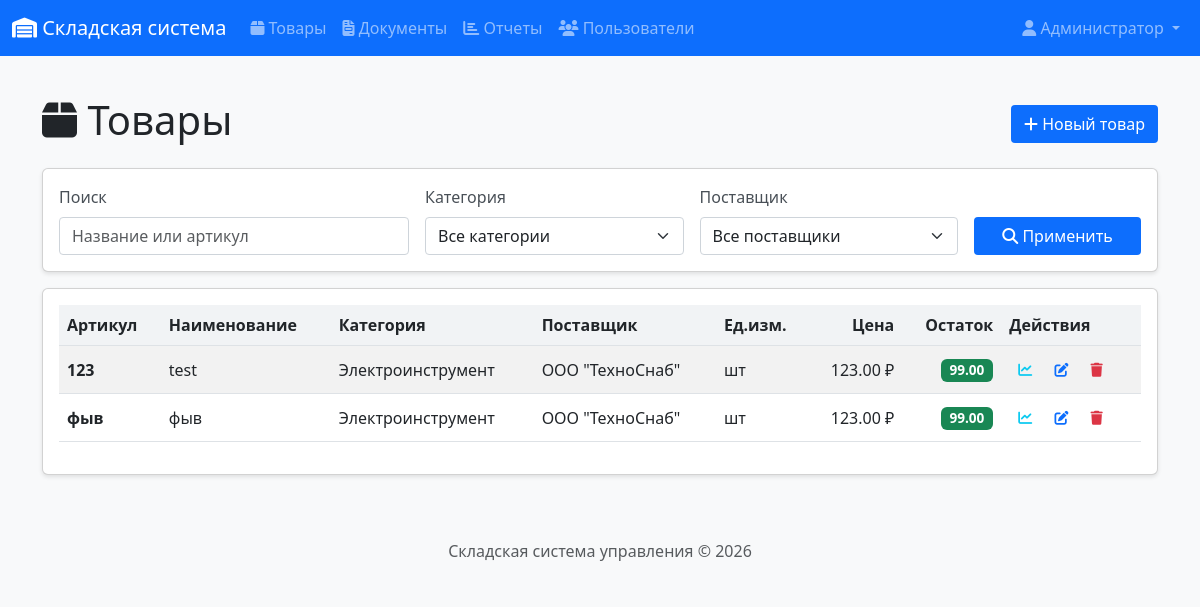
/products/ (signed in), run on an earlier commit of the app's database.
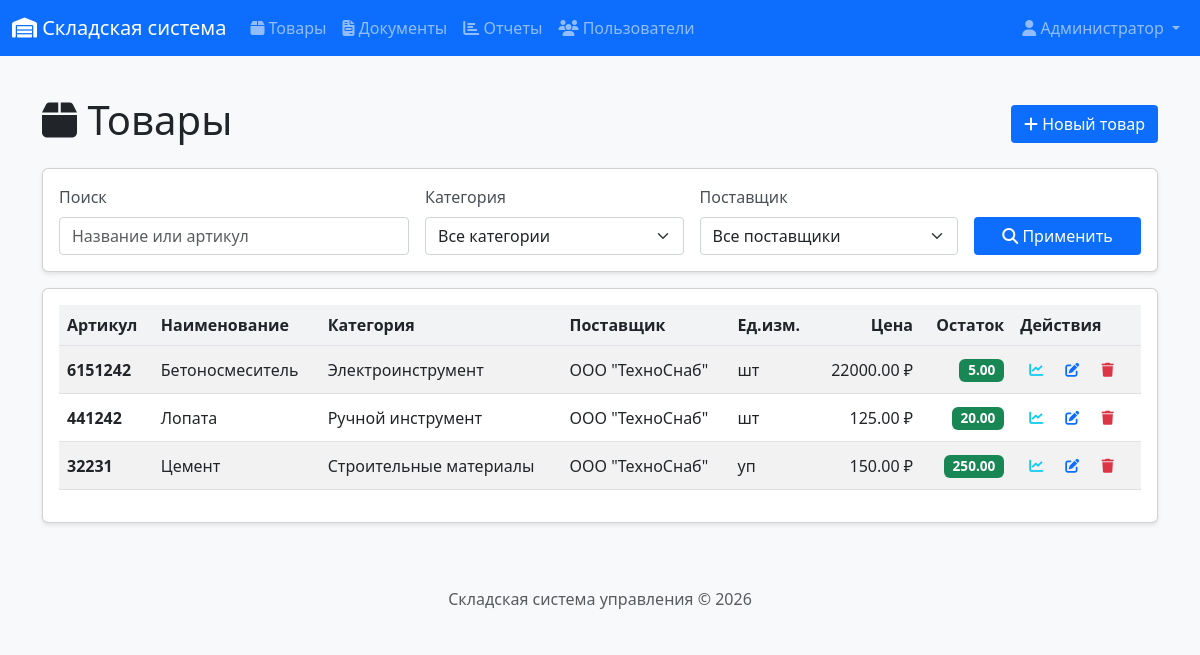
And on a later commit of the database.
### app/models.py (models this page shows, shortened)
class Product(db.Model):
    __tablename__ = 'products'
    id = db.Column(db.Integer, primary_key=True)
    article = db.Column(db.String(50), unique=True, nullable=False)
    name = db.Column(db.String(200), nullable=False)
    unit = db.Column(db.String(20), nullable=False, default='шт')  # шт, кг, м
    price = db.Column(db.Numeric(10, 2), nullable=False, default=0)
    category_id = db.Column(db.Integer, db.ForeignKey('categories.id'))
    supplier_id = db.Column(db.Integer, db.ForeignKey('suppliers.id'))
    created_at = db.Column(db.DateTime, default=datetime.utcnow)
    updated_at = db.Column(db.DateTime, default=datetime.utcnow, onupdate=datetime.utcnow)
    balances = db.relationship('StockBalance', backref='product', lazy='dynamic')
    document_items = db.relationship('DocumentItem', backref='product', lazy='dynamic')

class Category(db.Model):
    __tablename__ = 'categories'
    id = db.Column(db.Integer, primary_key=True)
    name = db.Column(db.String(50), nullable=False, unique=True)
    description = db.Column(db.String(200))
    products = db.relationship('Product', backref='category', lazy='dynamic')

class Supplier(db.Model):
    __tablename__ = 'suppliers'
    id = db.Column(db.Integer, primary_key=True)
    name = db.Column(db.String(100), nullable=False)
    inn = db.Column(db.String(12), unique=True)
    contact_person = db.Column(db.String(100))
    phone = db.Column(db.String(20))
    email = db.Column(db.String(120))
    address = db.Column(db.String(200))
    created_at = db.Column(db.DateTime, default=datetime.utcnow)
    products = db.relationship('Product', backref='supplier', lazy='dynamic')
    documents = db.relationship('Document', backref='supplier', lazy='dynamic')

### app/routes/products.py (the view)
@bp.route('/')
@login_required
def product_list():
    page = request.args.get('page', 1, type=int)
    per_page = 20
    category_id = request.args.get('category_id', type=int)
    supplier_id = request.args.get('supplier_id', type=int)
    search = request.args.get('search', '')
    query = Product.query
    if category_id:
        query = query.filter_by(category_id=category_id)
    if supplier_id:
        query = query.filter_by(supplier_id=supplier_id)
    if search:
        query = query.filter(
            (Product.name.ilike(f'%{search}%')) |
            (Product.article.ilike(f'%{search}%'))
        )
    products = query.order_by(Product.name).paginate(
        page=page, per_page=per_page, error_out=False
    )
    categories = Category.query.all()
    suppliers = Supplier.query.all()
    return render_template('products/list.html',
                          title='Товары',
                          products=products,
                          categories=categories,
                          suppliers=suppliers,
                          selected_category=category_id,
                          selected_supplier=supplier_id,
                          search=search)

### app/__init__.py (called while the page is built)
@login_manager.user_loader
def load_user(user_id):
    from app.models import User
    return User.query.get(int(user_id))

### app/models.py (called while the page is built)
    def is_admin(self):
        return self.role == 'admin'

    def is_manager(self):
        return self.role in ['admin', 'manager']

### app/templates/products/list.html (shortened to what the changed rows need)
{% extends "base.html" %}
{% block content %}
<div class="d-flex justify-content-between align-items-center mb-3">
    <h1><i class="fas fa-box"></i> Товары</h1>
</div>
<div class="card">
    <div class="card-body">
        <div class="table-responsive">
            <table class="table table-striped table-hover">
                <thead>
                    <tr>
                        <th>Артикул</th>
                        <th>Наименование</th>
                        <th>Категория</th>
                        <th>Поставщик</th>
                        <th>Ед.изм.</th>
                        <th class="text-end">Цена</th>
                        <th class="text-end">Остаток</th>
                        <th>Действия</th>
                    </tr>
                </thead>
                <tbody>
                    {% for product in products.items %}
                    <tr>
                        <td><strong>{{ product.article }}</strong></td>
                        <td>{{ product.name }}</td>
                        <td>{{ product.category.name if product.category else '-' }}</td>
                        <td>{{ product.supplier.name if product.supplier else '-' }}</td>
                        <td>{{ product.unit }}</td>
                        <td class="text-end">{{ product.price|round(2) }} ₽</td>
                        <td class="text-end">
                            {% set total = product.balances|sum(attribute='quantity') %}
                            {% if total > 0 %}
                                <span class="badge bg-success">{{ total|round(2) }}</span>
                            {% else %}
                                <span class="badge bg-secondary">0</span>
                            {% endif %}
                        </td>
                        <td>
                            <a href="{{ url_for('products.product_movement', id=product.id) }}"
                               class="btn btn-sm btn-outline-info" title="Движение">
                                <i class="fas fa-chart-line"></i>
                            </a>
                            {% if current_user.is_manager() %}
                            <a href="{{ url_for('products.product_edit', id=product.id) }}"
                               class="btn btn-sm btn-outline-primary" title="Редактировать">
                                <i class="fas fa-edit"></i>
                            </a>
                            <button type="button" class="btn btn-sm btn-outline-danger"
                                    onclick="if(confirm('Вы уверены, что хотите удалить товар {{ product.name }}? Это действие нельзя отменить!')) {
                                        document.getElementById('delete-form-{{ product.id }}').submit();
                                    }" title="Удалить">
                                <i class="fas fa-trash"></i>
                            </button>
                            {% endif %}
                        </td>
                    </tr>
                    {% endfor %}
                </tbody>
            </table>
        </div>
    </div>
</div>
{% endblock %}

What changed in the data, as far as the page shows it:
removed Product: article "123", name "test", category "Электроинструмент", supplier "ООО \"ТехноСнаб\"", unit "шт", price "123.00", total "99.00"
removed Product: article "фыв", name "фыв", category "Электроинструмент", supplier "ООО \"ТехноСнаб\"", unit "шт", price "123.00", total "99.00"
added Product: article "6151242", name "Бетоносмеситель", category "Электроинструмент", supplier "ООО \"ТехноСнаб\"", unit "шт", price "22000.00", total "5.00"
added Product: article "441242", name "Лопата", category "Ручной инструмент", supplier "ООО \"ТехноСнаб\"", unit "шт", price "125.00", total "20.00"
added Product: article "32231", name "Цемент", category "Строительные материалы", supplier "ООО \"ТехноСнаб\"", unit "уп", price "150.00", total "250.00"
